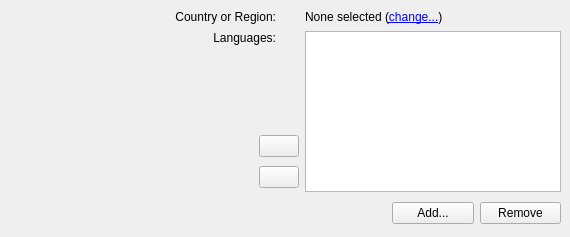
<ui version="4.0" >
 <class>Language</class>
 <widget class="QWidget" name="Language" >
  <property name="geometry" >
   <rect>
    <x>0</x>
    <y>0</y>
    <width>570</width>
    <height>237</height>
   </rect>
  </property>
  <property name="windowTitle" >
   <string>Form</string>
  </property>
  <layout class="QHBoxLayout" >
   <property name="margin" >
    <number>9</number>
   </property>
   <property name="spacing" >
    <number>6</number>
   </property>
   <item>
    <layout class="QGridLayout" >
     <property name="margin" >
      <number>0</number>
     </property>
     <property name="spacing" >
      <number>6</number>
     </property>
     <item rowspan="2" row="1" column="3" colspan="3" >
      <widget class="QListWidget" name="m_languages" />
     </item>
     <item row="1" column="0" colspan="2" >
      <widget class="QLabel" name="label_2" >
       <property name="text" >
        <string>Languages:</string>
       </property>
       <property name="alignment" >
        <set>Qt::AlignRight|Qt::AlignTop|Qt::AlignTrailing</set>
       </property>
      </widget>
     </item>
     <item row="2" column="0" >
      <spacer>
       <property name="orientation" >
        <enum>Qt::Horizontal</enum>
       </property>
       <property name="sizeHint" >
        <size>
         <width>178</width>
         <height>60</height>
        </size>
       </property>
      </spacer>
     </item>
     <item row="3" column="4" >
      <widget class="QPushButton" name="languageAdd" >
       <property name="text" >
        <string>Add...</string>
       </property>
      </widget>
     </item>
     <item row="3" column="5" >
      <widget class="QPushButton" name="languageRemove" >
       <property name="text" >
        <string>Remove</string>
       </property>
      </widget>
     </item>
     <item row="0" column="3" colspan="3" >
      <widget class="QLabel" name="label_3" >
       <property name="sizePolicy" >
        <sizepolicy>
         <hsizetype>5</hsizetype>
         <vsizetype>5</vsizetype>
         <horstretch>0</horstretch>
         <verstretch>0</verstretch>
        </sizepolicy>
       </property>
       <property name="text" >
        <string>None selected (&lt;a href="/change">change...&lt;/a>)</string>
       </property>
      </widget>
     </item>
     <item row="2" column="1" colspan="2" >
      <layout class="QVBoxLayout" >
       <property name="margin" >
        <number>0</number>
       </property>
       <property name="spacing" >
        <number>6</number>
       </property>
       <item>
        <widget class="QPushButton" name="m_upButton" >
         <property name="text" >
          <string/>
         </property>
         <property name="icon" >
          <iconset>../../../../../../../../opt/kde3/share/icons/crystalsvg/32x32/actions/up.png</iconset>
         </property>
        </widget>
       </item>
       <item>
        <widget class="QPushButton" name="m_downButton" >
         <property name="text" >
          <string/>
         </property>
         <property name="icon" >
          <iconset>../../../../../../../../opt/kde3/share/icons/crystalsvg/32x32/actions/down.png</iconset>
         </property>
        </widget>
       </item>
      </layout>
     </item>
     <item row="0" column="0" colspan="2" >
      <widget class="QLabel" name="label" >
       <property name="sizePolicy" >
        <sizepolicy>
         <hsizetype>5</hsizetype>
         <vsizetype>0</vsizetype>
         <horstretch>0</horstretch>
         <verstretch>0</verstretch>
        </sizepolicy>
       </property>
       <property name="text" >
        <string>Country or Region:</string>
       </property>
       <property name="alignment" >
        <set>Qt::AlignRight|Qt::AlignTrailing|Qt::AlignVCenter</set>
       </property>
      </widget>
     </item>
     <item row="0" column="2" >
      <spacer>
       <property name="orientation" >
        <enum>Qt::Horizontal</enum>
       </property>
       <property name="sizeType" >
        <enum>QSizePolicy::Fixed</enum>
       </property>
       <property name="sizeHint" >
        <size>
         <width>8</width>
         <height>16</height>
        </size>
       </property>
      </spacer>
     </item>
     <item row="3" column="0" colspan="4" >
      <spacer>
       <property name="orientation" >
        <enum>Qt::Horizontal</enum>
       </property>
       <property name="sizeHint" >
        <size>
         <width>303</width>
         <height>30</height>
        </size>
       </property>
      </spacer>
     </item>
    </layout>
   </item>
  </layout>
 </widget>
 <resources/>
 <connections/>
</ui>
